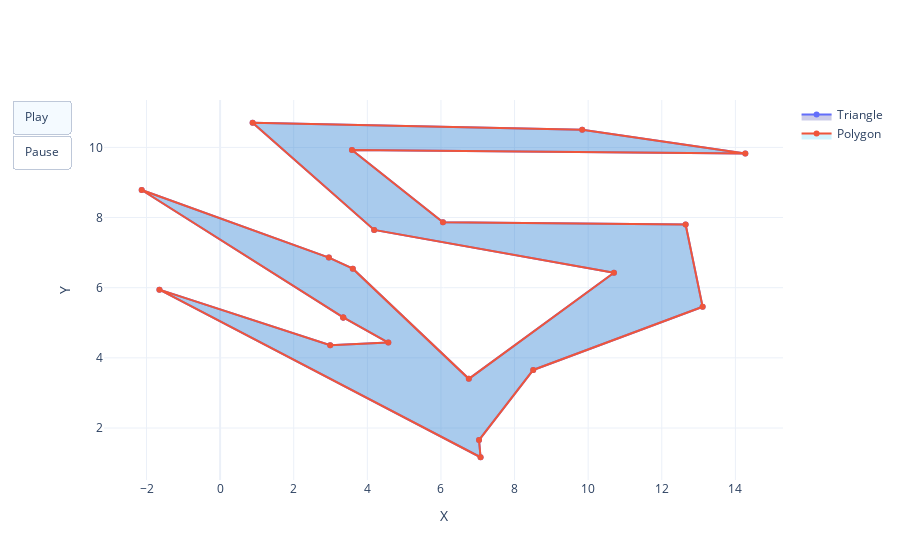

Notebook source saved alongside this figure:
### Markdown cell above
## Execução

### Code cell
input = 'agp2009a-simplerand/randsimple-20-1.pol'
poly = Polygon(input)
result = triangulate(poly)
fig = poly.plot(result)
fig.show()
fig.write_html("triangulate.html")

### Figure 1 — Plotly figure (JSON) as saved in the notebook; plotly's stock layout.template omitted (floating-point values rounded to 4 significant figures)
{"data": [{"fill": "toself", "fillcolor": "rgba(0, 0, 139, 0.2)", "mode": "lines+markers", "name": "Triangle", "type": "scatter", "x": [3.345, 4.57, 2.991, -1.649, 7.076, 7.034, 8.507, 13.11, 12.65, 6.055, 3.582, 14.27, 9.838, 0.8828, 4.186, 10.7, 6.758, 3.605, 2.955, -2.131, 3.345], "y": [5.152, 4.434, 4.359, 5.945, 1.166, 1.657, 3.655, 5.455, 7.803, 7.866, 9.926, 9.826, 10.5, 10.7, 7.648, 6.424, 3.402, 6.543, 6.858, 8.785, 5.152]}, {"fill": "toself", "fillcolor": "rgba(34, 200, 255, 0.2)", "mode": "lines+markers", "name": "Polygon", "type": "scatter", "x": [3.345, 4.57, 2.991, -1.649, 7.076, 7.034, 8.507, 13.11, 12.65, 6.055, 3.582, 14.27, 9.838, 0.8828, 4.186, 10.7, 6.758, 3.605, 2.955, -2.131, 3.345], "y": [5.152, 4.434, 4.359, 5.945, 1.166, 1.657, 3.655, 5.455, 7.803, 7.866, 9.926, 9.826, 10.5, 10.7, 7.648, 6.424, 3.402, 6.543, 6.858, 8.785, 5.152]}], "layout": {"hovermode": "closest", "showlegend": true, "updatemenus": [{"buttons": [{"args": [null, {"frame": {"duration": 500, "redraw": true}, "fromcurrent": true, "transition": {"duration": 300, "easing": "quadratic-in-out"}}], "label": "Play", "method": "animate"}, {"args": [[null], {"frame": {"duration": 0, "redraw": false}, "mode": "immediate", "transition": {"duration": 0}}], "label": "Pause", "method": "animate"}], "type": "buttons"}], "xaxis": {"title": {"text": "X"}}, "yaxis": {"title": {"text": "Y"}}}}
